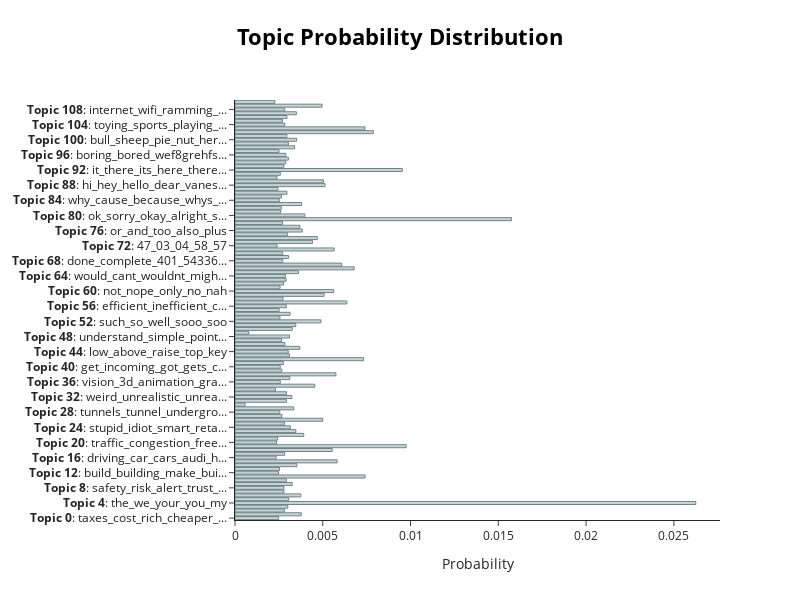

The code cell stored with this chart in its notebook:
### Code cell
# Visualize the topic probabilities
fig_probs = topic_model.visualize_distribution(probs[0], min_probability=0.0)
fig_probs.show()

### Figure 1 — Plotly figure (JSON) as saved in the notebook; plotly's stock layout.template omitted (floating-point values rounded to 4 significant figures)
{"data": [{"marker": {"color": "#C8D2D7", "line": {"color": "#6E8484", "width": 1}}, "orientation": "h", "type": "bar", "x": [0.002487, 0.003775, 0.00281, 0.003008, 0.02625, 0.003061, 0.00375, 0.002793, 0.002786, 0.00326, 0.002929, 0.007411, 0.002478, 0.002539, 0.003532, 0.005819, 0.002341, 0.002828, 0.005542, 0.009755, 0.002362, 0.00243, 0.003917, 0.003466, 0.003151, 0.002817, 0.005001, 0.002669, 0.00255, 0.003345, 0.0005754, 0.002928, 0.003238, 0.002931, 0.002306, 0.004544, 0.002579, 0.003121, 0.005751, 0.002667, 0.002575, 0.002758, 0.007328, 0.003106, 0.003032, 0.003688, 0.002848, 0.002658, 0.003101, 0.0007823, 0.003259, 0.003463, 0.004895, 0.002558, 0.003139, 0.002517, 0.002923, 0.006375, 0.002737, 0.005075, 0.005622, 0.002566, 0.002769, 0.002912, 0.002871, 0.003618, 0.006792, 0.006082, 0.00272, 0.003054, 0.002713, 0.005648, 0.002397, 0.004414, 0.004688, 0.002997, 0.003828, 0.003695, 0.002709, 0.01575, 0.003979, 0.002605, 0.002637, 0.003796, 0.002529, 0.002651, 0.002958, 0.002447, 0.005131, 0.005036, 0.002395, 0.00258, 0.009534, 0.002787, 0.002889, 0.003039, 0.002902, 0.002506, 0.003399, 0.003039, 0.00351, 0.002955, 0.00788, 0.007407, 0.002834, 0.002709, 0.002956, 0.003498, 0.002833, 0.004963, 0.002268], "y": ["<b>Topic 0</b>: taxes_cost_rich_cheaper_...", "<b>Topic 1</b>: ca_us_nyc_where_american...", "<b>Topic 2</b>: hit_life_twist_beat_live", "<b>Topic 3</b>: wow_dope_nice_amazing_il...", "<b>Topic 4</b>: the_we_your_you_my", "<b>Topic 5</b>: 000_100k_50_4012_2500", "<b>Topic 6</b>: very_official_like_defin...", "<b>Topic 7</b>: look_reminds_looks_looki...", "<b>Topic 8</b>: safety_risk_alert_trust_...", "<b>Topic 9</b>: when_now_after_ever_whil...", "<b>Topic 10</b>: future_days_futuristic_...", "<b>Topic 11</b>: baby_awesome___", "<b>Topic 12</b>: build_building_make_bui...", "<b>Topic 13</b>: robot_advanced_automate...", "<b>Topic 14</b>: people_trump_society_go...", "<b>Topic 15</b>: oh_whoa_huh_uhh_hmm", "<b>Topic 16</b>: driving_car_cars_audi_h...", "<b>Topic 17</b>: music_soundtrack_sounds...", "<b>Topic 18</b>: af_aperture_wowowowowow...", "<b>Topic 19</b>: are_was_is_be_isn", "<b>Topic 20</b>: traffic_congestion_free...", "<b>Topic 21</b>: stop_hold_keep_leave_ma...", "<b>Topic 22</b>: many_lots_thousands_som...", "<b>Topic 23</b>: love_feeling_admire_sam...", "<b>Topic 24</b>: stupid_idiot_smart_reta...", "<b>Topic 25</b>: out_in_inb4_at_mib", "<b>Topic 26</b>: lol_omg_lmao_lmfao_haha", "<b>Topic 27</b>: successful_fixing_flaw_...", "<b>Topic 28</b>: tunnels_tunnel_undergro...", "<b>Topic 29</b>: immense_huge_mega_big_h...", "<b>Topic 30</b>: ᗯᕼo_ᒪikᗴ_տᑌᗷᗷiᑎᘜ_𝗚𝗧𝗔_wi...", "<b>Topic 31</b>: way_how_clearly_somehow...", "<b>Topic 32</b>: weird_unrealistic_unrea...", "<b>Topic 33</b>: time_speed_slow_quick_f...", "<b>Topic 34</b>: travel_smuggling_transi...", "<b>Topic 35</b>: name_tom_john_johnny_jo...", "<b>Topic 36</b>: vision_3d_animation_gra...", "<b>Topic 37</b>: 10_five_9milion_6s_69", "<b>Topic 38</b>: tf_te_twitter_tweet_ts", "<b>Topic 39</b>: pipe_hail_sink_sewers_s...", "<b>Topic 40</b>: get_incoming_got_gets_c...", "<b>Topic 41</b>: red_black_headlights_br...", "<b>Topic 42</b>: da_nigga_dawg_dandy_dan...", "<b>Topic 43</b>: does_do_did_had_dont", "<b>Topic 44</b>: low_above_raise_top_key", "<b>Topic 45</b>: really_wrong_seriously_...", "<b>Topic 46</b>: fire_flamethrowers_flam...", "<b>Topic 47</b>: please_need_want_pls_ne...", "<b>Topic 48</b>: understand_simple_point...", "<b>Topic 49</b>: 𝗢𝗙𝗙𝗜𝗖𝗜𝗔𝗟_ᗩᑎyoᑎᗴ_𝗧𝗥𝗔𝗜𝗟𝗘𝗥...", "<b>Topic 50</b>: world_space_solarcity_s...", "<b>Topic 51</b>: bad_worse_terrible_horr...", "<b>Topic 52</b>: such_so_well_sooo_soo", "<b>Topic 53</b>: revolutionary_inventor_...", "<b>Topic 54</b>: fucking_fuck_damn_shit_...", "<b>Topic 55</b>: see_watched_shows_saw_w...", "<b>Topic 56</b>: efficient_inefficient_c...", "<b>Topic 57</b>: wtf_ugh_idk_bullsh_dami...", "<b>Topic 58</b>: monoxide_fuel_carbon_po...", "<b>Topic 59</b>: elon_el_ecpesive_melon_...", "<b>Topic 60</b>: not_nope_only_no_nah", "<b>Topic 61</b>: flying_teleportation_ai...", "<b>Topic 62</b>: using_use_download_inst...", "<b>Topic 63</b>: heard_talk_news_hear_ta...", "<b>Topic 64</b>: would_cant_wouldnt_migh...", "<b>Topic 65</b>: club_cult_users_team_sq...", "<b>Topic 66</b>: woah_wo_whit_wyd_wtfac", "<b>Topic 67</b>: yeah_yea_ya_yup_yum", "<b>Topic 68</b>: done_complete_401_54336...", "<b>Topic 69</b>: think_imagine_brain_tho...", "<b>Topic 70</b>: movie_episode_vinci_sce...", "<b>Topic 71</b>: ngl_demnn_instagram_gl_...", "<b>Topic 72</b>: 47_03_04_58_57", "<b>Topic 73</b>: child_cradle_timmy_mum_...", "<b>Topic 74</b>: stuff_something_nothing...", "<b>Topic 75</b>: told_tell_know_telling_...", "<b>Topic 76</b>: or_and_too_also_plus", "<b>Topic 77</b>: then_though_meanwhile_e...", "<b>Topic 78</b>: try_check_worked_trying...", "<b>Topic 79</b>: me_self_yourself_single...", "<b>Topic 80</b>: ok_sorry_okay_alright_s...", "<b>Topic 81</b>: youtube_video_watch_you...", "<b>Topic 82</b>: happens_happen_occurs_o...", "<b>Topic 83</b>: crab_turtles_squidwards...", "<b>Topic 84</b>: why_cause_because_whys_...", "<b>Topic 85</b>: earthquake_earthquakes_...", "<b>Topic 86</b>: thumbs_skeleton_pullers...", "<b>Topic 87</b>: subway_metro_subways_un...", "<b>Topic 88</b>: hi_hey_hello_dear_vanes...", "<b>Topic 89</b>: mr_guy_guys_mister_ladi...", "<b>Topic 90</b>: tesla_edison_teslas_tes...", "<b>Topic 91</b>: starting_starts_started...", "<b>Topic 92</b>: it_there_its_here_there...", "<b>Topic 93</b>: pc_xbox_windows_ram_pla...", "<b>Topic 94</b>: hyperloop_hyperpod_rave...", "<b>Topic 95</b>: concept_words_word_theo...", "<b>Topic 96</b>: boring_bored_wef8grehfs...", "<b>Topic 97</b>: electric_powered_power_...", "<b>Topic 98</b>: fake_real_realé_reality...", "<b>Topic 99</b>: solid_flat_shorts_round...", "<b>Topic 100</b>: bull_sheep_pie_nut_her...", "<b>Topic 101</b>: hope_wish_wished_unexp...", "<b>Topic 102</b>: nobody_everyone_ppl_an...", "<b>Topic 103</b>: yo_yass_yas_yrs_all", "<b>Topic 104</b>: toying_sports_playing_...", "<b>Topic 105</b>: put_going_gon_goin_goe...", "<b>Topic 106</b>: ww3_wars_warfare_war_t...", "<b>Topic 107</b>: god_lord_jesus_holy_ch...", "<b>Topic 108</b>: internet_wifi_ramming_...", "<b>Topic 109</b>: vok_vi_pov_k4wpc2cbfck...", "<b>Topic 110</b>: train_railroad_trainca..."]}], "layout": {"height": 600, "hoverlabel": {"bgcolor": "white", "font": {"family": "Rockwell", "size": 16}}, "title": {"font": {"color": "Black", "size": 22}, "text": "<b>Topic Probability Distribution</b>", "x": 0.5, "xanchor": "center", "y": 0.95, "yanchor": "top"}, "width": 800, "xaxis": {"title": {"text": "Probability"}}}}
